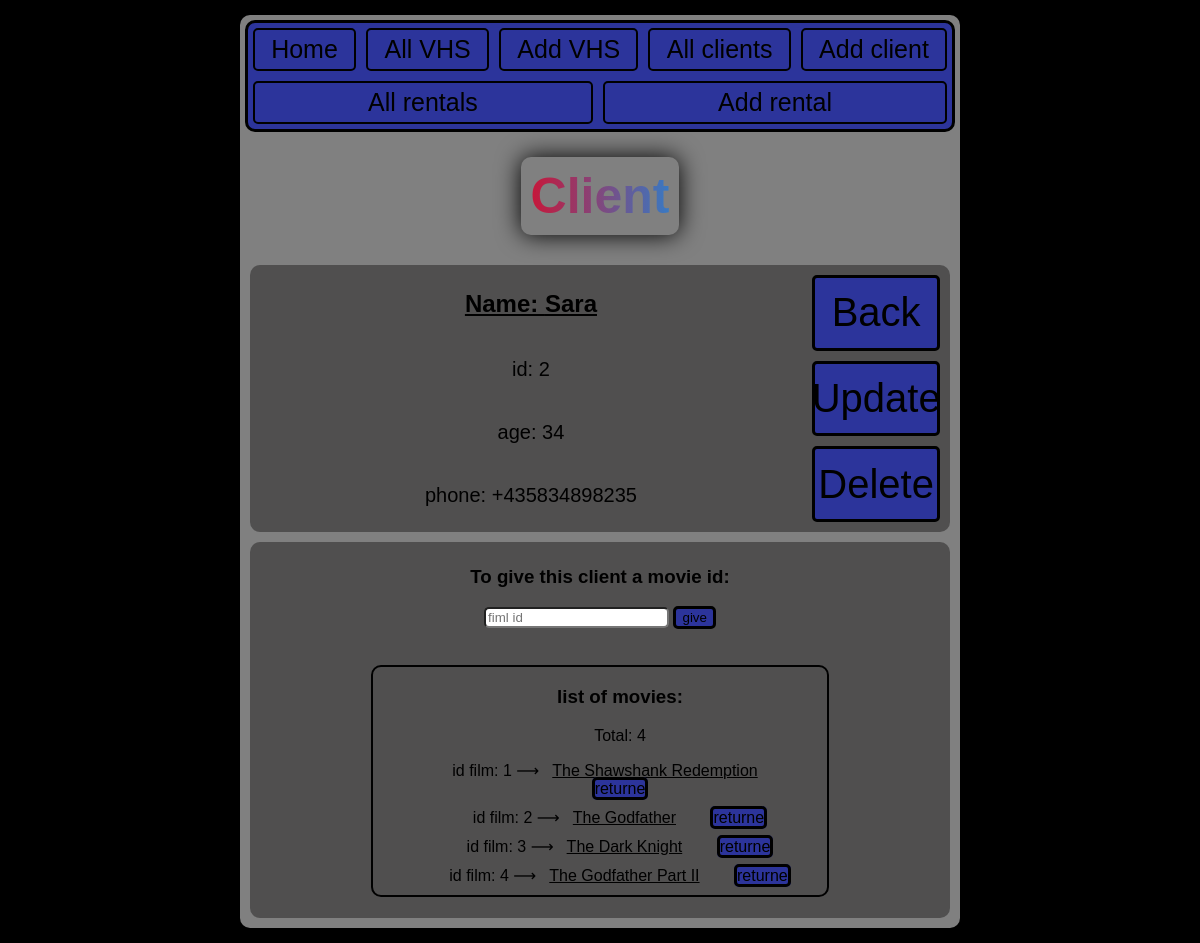
Page /client/2 on the committed database.
### flaskr/db_models.py (models this page shows, shortened)
class Client(db.Model):
    __bind_key__ = 'rentals'
    __tablename__ = 'clients'
    id_client = db.Column(db.Integer, primary_key=True)
    name = db.Column(db.String)
    age = db.Column(db.Integer)
    phone = db.Column(db.String)

class Rental(db.Model):
    __bind_key__ = 'rentals'
    __tablename__ = 'rentals'
    id_link = db.Column(db.Integer, primary_key=True)
    client_id = db.Column(db.Integer, db.ForeignKey('clients.id_client'))
    vhs_tape_id = db.Column(db.Integer, db.ForeignKey('vhs_tapes.id_num'))
    client = db.relationship('Client', backref=db.backref('rentals', lazy='dynamic'))
    vhs_tapes = db.relationship('VhsTape', backref=db.backref('rentals', lazy='dynamic'))
    client_name = db.Column(db.String)
    title_vhs = db.Column(db.String)
    date_created = db.Column(db.Date)

### flaskr/routes/client.py (the view)
@app.route("/client/<int:id>", methods=["GET", "POST"])
def client(id):
    client = Client.query.get(id)
    all_clients_films = Rental.query.filter(Rental.client_name == client.name).all()
    count_films = Rental.query.filter(Rental.client_name == client.name).count()
    if request.method == "POST":
        fiml_id = int(request.form["fiml_id"])
        total_rentals = Rental.query.count()
        if not VhsTape.query.filter_by(id_num=fiml_id).first():
            flash("A movie with that ID does not exist")
            return redirect(f"/client/{id}")
        elif VhsTape.query.filter_by(id_num=fiml_id).first().available_quantity == 0:
            flash("Out of stock")
            return redirect(f"/client/{id}")
        else:
            create_rental(id, fiml_id)
            if total_rentals == Rental.query.count():
                flash("This customer has already rented this movie")
        return redirect(f"/client/{id}")
    else:
        return render_template(
            "client/client_page.html",
            client=client,
            all_clients_films=all_clients_films,
            count_films=count_films,
        )

### flaskr/templates/client/client_page.html
{% extends "base.html" %}
{% block content %}
<h1 id="home-title" style="margin-top: 25px; margin-bottom: 25px;">Client</h1>
<div class="cliebt-card">
    <div id="client-info">
    <h2>Name: {{ client.name }}</h2>
    <p>id: {{ client.id_client }}</p>
    <p>age: {{ client.age }}</p>
    <p>phone: {{ client.phone }}</p>
    </div>
    <div id="client-button">
    <a class="button-all" href="/all_clients">Back</a>
    <a class="button-all" href="/client/{{ client.id_client }}/update">Update</a>
    <a class="button-all" href="/client/{{ client.id_client }}/delete">Delete</a>
    </div>
</div>
<div class="client-films">
    <div id="client-add-film">
        <form method="post">
            <h3>To give this client a movie id:</h3>
            <input type="number" name="fiml_id" id="vhs_tape_id" placeholder="fiml id" required title="enter the movie ID">
            <input class="button-all"  type="submit" value="give">
        </form>
        <div class="flash-error">{{ get_flashed_messages()[0] }}</div>
    </div>
    <div id="client-all-films">
        <ul>
            <h3>list of movies:</h3>
            <p>Total: {{ count_films }}</p>
            {% for film in all_clients_films %}
            <li>id film: {{ film.vhs_tape_id }} &LongRightArrow; &nbsp; <a id="film-link" href="/vhs/{{ film.vhs_tape_id }}">{{ film.title_vhs }}</a>
                <a class="button-all" href="/rental/{{ film.id_link }}/delete"> returne </a>
            </li>
            {% endfor %}
        </ul>
    </div>
</div>
{% endblock %}

### flaskr/static/CSS/style.css (style rules this page uses)
body { background-color: black; font-family: 'Source Sans Pro', sans-serif; z-index: -2; }
.flash-error { padding: 10px; font-size: 20px; color: rgb(134, 10, 10); }
#home-title { text-align: center; font-size: 50px; background: linear-gradient(90deg, rgb(209, 16, 48), rgb(47, 128, 204)); -webkit-background-clip: text; background-clip: text; -webkit-text-fill-color: transparent; box-shadow: 0 0 25px rgba(0, 0, 0, 1); border-radius: 10px; margin: 0 auto; padding: 10px; }
.button-all { text-decoration: none; background-color: rgb(44, 52, 155); color: black; border: 3px solid black; border-radius: 5px; }
.cliebt-card { border-radius: 10px; background: rgb(80, 79, 79); display: flex; padding: 5px; margin: 5px; position: relative; }
#client-info { width: 50%; display: flex; flex-direction: column; flex-grow: 1; text-align: center; }
#client-info > p { font-size: 20px; }
#client-info > h2 { text-decoration: underline; }
#client-button { width: 20%; display: flex; flex-direction: column; }
#client-button > a { margin: 5px; flex-grow: 1; font-size: 40px; display: flex; flex-wrap: wrap; justify-content: center; align-items: center; overflow: hidden; }
.client-films { border-radius: 10px; background: rgb(80, 79, 79); padding: 5px; margin: 5px; display: flex; flex-direction: column; }
#client-add-film { display: flex; flex-direction: column; text-align: center; }
#client-add-film > form > input { border-radius: 5px; }
#client-all-films { display: flex; flex-direction: column; text-align: center; justify-content: center; justify-items: center; align-items: center; width: 100%; }
#client-all-films > ul { border: 2px solid black; border-radius: 10px; list-style: none; width: 60%; }
#client-all-films > ul > li { margin: 10px; }
#film-link { font-size: 20; color: black; margin-right: 30px; }

### rows in the picture
Client: name "Sara", id_client "2", age "34", phone "+435834898235"
Rental: vhs_tape_id "1", title_vhs "The Shawshank Redemption"
Rental: vhs_tape_id "2", title_vhs "The Godfather"
Rental: vhs_tape_id "3", title_vhs "The Dark Knight"
Rental: vhs_tape_id "4", title_vhs "The Godfather Part II"

### other values in the picture
{{ count_films }} "4"
